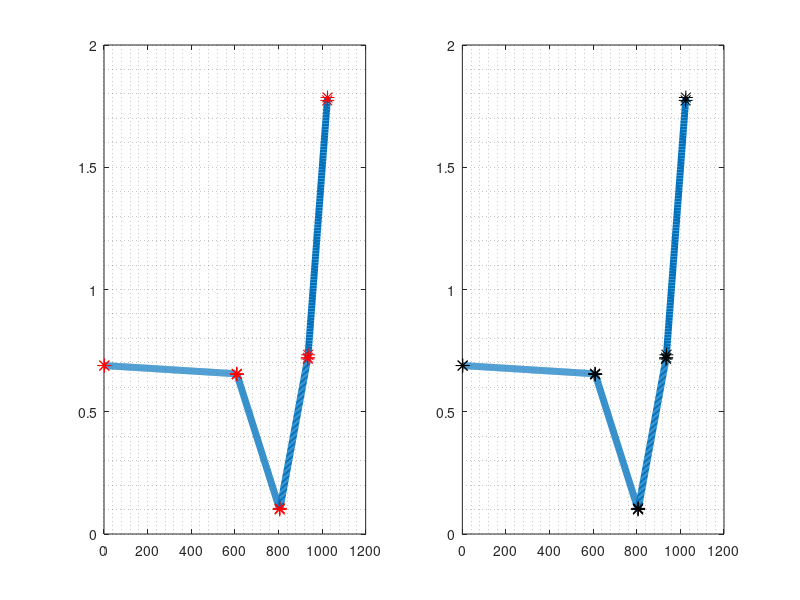

This figure's MATLAB source: (Note: this script raises an error after producing the figure.)
% Test robust recovery error in 1D signals depending on the various sampling patterns
% Author: Ulas Ayaz
% date: 2015-11-20

clear;
clc;
close all;
format long
addpath('../l1magic/Optimization')
addpath('../grammSchmidt')
addpath('../myLib')

N = 2^10 + 1; % total number of points number of points
alpha = 0.01;
optMode = 'standard'; % standard, denoising, peaking
percSamples = 0.1; % percentage of measured pixels (samples)
K = round(N * percSamples) % number of measurements
repeat_samples = 0;
repeat_img = 0;
nrCorners = 3;  % number of critical points in the piecewise linear function
epsilon = 0.01;
sampleOnlyCorners = 0;
sampleAlsoCorners = 0;
sampleAlsoNeighbors = 1;

tol = 1e-7;

%% Create piecewise linear function x (true signal)
maxValue = 2;
if repeat_img == 0
    % define a few query points (critical points)
    supp = randsample(2:N-1, nrCorners);
    xq = [1, supp, N];
    yq = (rand(1, nrCorners+2) - 0.5) * maxValue;
end
% generate linear interpolation
zGT = interp1(xq,yq,1:N,'linear')';

% let minimum be above zero
minZGT = min(zGT);
zGT = zGT - minZGT + 0.1;
yq = yq - minZGT + 0.1;

%% Compressive sensing (recovery of z with l-1 optimization)
% R is the sampling matrix that takes K elements randomly
Rfull = eye(N);
if repeat_samples == 0
    %samples = randperm(N, K);
    if sampleOnlyCorners == 0 && sampleAlsoCorners == 0 && sampleAlsoNeighbors == 0
        [samples,samplesExtreme] = distributeSamples(N,K,supp);
        samples = unique(samples);
    elseif sampleOnlyCorners == 1
        samples = xq;
        samples = unique(samples);
        samplesExtreme = samples;
    elseif sampleAlsoCorners == 1
        xq_noCorners = setdiff([1:N], xq);
        N_noCorners = length(xq_noCorners);
        samples = [xq, randsample(xq_noCorners,K)]; % not rsample(N,K)
        samples = unique(samples);
        samplesExtreme = samples;
    elseif sampleAlsoNeighbors == 1
        samples1 = xq;
        samples2 = samples1 + 1; % point after corner
        samples3 = samples1 - 1; % point after corner
        samples = [samples1 samples3(2:end) samples2(1:end-1)];
        samples = unique(samples);
        samplesExtreme = samples;
    end
    %%% choose samples at the critical points and next points
    % samples = setdiff( xq , N+1 ); % possibly exclude N+1
    % samples = union( samples, samplesExtreme );
    R = Rfull(samples, :);
    Rext = Rfull(samplesExtreme, :);
end
RGauss = randn(K,N) / sqrt(K); % Gaussian

% observations
y = R * zGT;
yext = Rext * zGT;
yG = RGauss * zGT;
K = length(y);

%% plot the signal and the sampling points
Fig  = figure('Position', [1000, 1000, 800, 400]);
subplot(121); 
plot(zGT, 'LineWidth', 5); hold on;
plot( samples, zGT(samples), '*r', 'MarkerSize', 10)
grid minor
subplot(122); 
plot(zGT, 'LineWidth', 5); hold on;
plot( samplesExtreme, zGT(samplesExtreme), '*k', 'MarkerSize', 10)
grid minor

%% create TV2 matrix
[TV2] = createFiniteDiff2(N);

zGTdiff = TV2 * zGT;

supportSet = sort(find(abs(zGTdiff) > tol));
cosupportSet = setdiff(1:N-2,supportSet);

s = numel(supportSet);

Msupp = zeros(s,N-2); % restricts a vector to supportSet
Msupp(:,supportSet) = eye(s);

%Mcosupp = zeros(N-2-s);


suppSigns = sign(zGTdiff(supportSet));

if sort(supportSet') ~= sort(supp-1)
    error('support sets do not match!');
end

%% check conditions in [KabanavaRauhut Cosparsity Survey and Vaiter et. al. "Decomposable priors" 2013]

D = TV2';
samplesComp = setdiff(1:N,samples);

Dsamp = D(samples,:);
DsampCo = D(samplesComp,:);

% if min(svd(full(DsampCo))) < tol
%     error('Null space of Dsamp is empty!');
% end

ker_D = null(full(DsampCo));
v = randn(size(ker_D,2),1);
v = v/norm(v);
t = ker_D * v;

cvx_begin
cvx_precision best
variable u(N-2,1);
%minimize( norm( Dsamp * u ) )
minimize norm(u(cosupportSet),Inf)

subject to
norm(DsampCo * u) < tol;
u(supportSet) == suppSigns;
norm(u(cosupportSet),Inf) < 1
%abs(u(cosupportSet)) < 1;
%abs(u(cosupportSet)) >= 1;
cvx_end

norm( Dsamp * u )

%% l1 minimization
% run with full samples
switch optMode
    case 'standard'
        cvx_begin
        cvx_precision best
        variable z(N,1);
        minimize( norm( TV2 * z,1) )
        subject to
        %y == R * z;
        norm(y - R * z) <= epsilon;
        cvx_end
    case 'denoising'
        cvx_begin
        cvx_precision best
        variable z(N,1);
        variable d;
        minimize( 0.5 * d^2 + alpha * norm( TV2 * z,1) )
        subject to
        norm(y - R * z) <= d;
        cvx_end 
    case 'peaking'        
        minCurv = 1e-3;
        cvx_begin
        cvx_precision best
        variable z(N,1);
        variable b_l1(N-2,1);
        variable b_curv(N-2,1);
        variable d;
        minimize( sum(b_l1) + 0.0001 * sum(b_curv) )
        subject to
        y == R * z;
        abs( TV2 * z) <= b_l1;
        b_l1 >= minCurv * ones(N-2,1) - b_curv;
        b_l1 >= 0;
        b_curv >= 0;
        cvx_end
end

%%%%%%%%%%%%%%%%%%%%




































